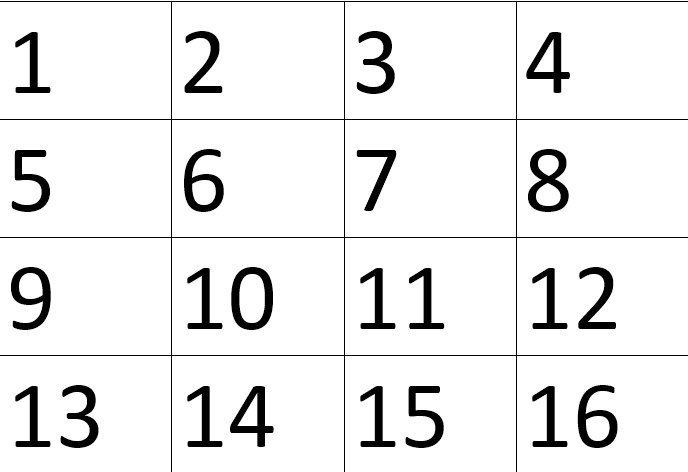
%> input picture im2.jpg, 688 x 472 px
$ octave puzzel.m   (GNU Octave 9; MATLAB toolbox functions it lacks are replaced by stand-ins)
%> lines starting %> are read from the running program, lines starting %| are printed output that depends on the picture
### creat.m
function s = creat
done = 0;
while done == 0
    m = reshape([randperm(15) 16],4,4);
    ind = find(m==14);
    ind1 = find(m==15);
    s=m;
    if abs(ind-ind1)<6 && abs(ind-ind1)>3
        done = 1;
    end
end

### puzzel.m

% Use Arrow keys
%                          \uparrow
%   \leftarrow   \downarrow   \rightarrow
%                                                 to move toward the empty
%                                                 space.
%% Init
clc;clear;close all;warning off;
im = imread('im2.jpg');
%> im is the input picture: size 472x688x3 uint8; min 0, max 255, mean 235.6
im1 = imresize(im,[800 800]);
imshow(im1);
text(250,300,'You Have 2 Mins To Solve it !','FontSize',18,'Color','y');
text(250,350,'          Use Arrow Keys : ','FontSize',14,'Color','y');
text(295,400,'            \uparrow','FontSize',20,'Color','y','FontWeight','Bold');
text(225,450,'            \leftarrow   \downarrow   \rightarrow','FontSize',20,'Color','y','FontWeight','Bold');
text(200,750,'Coded by Chakri(r111544)','FontSize',14,'Color','blue','FontWeight','Bold');
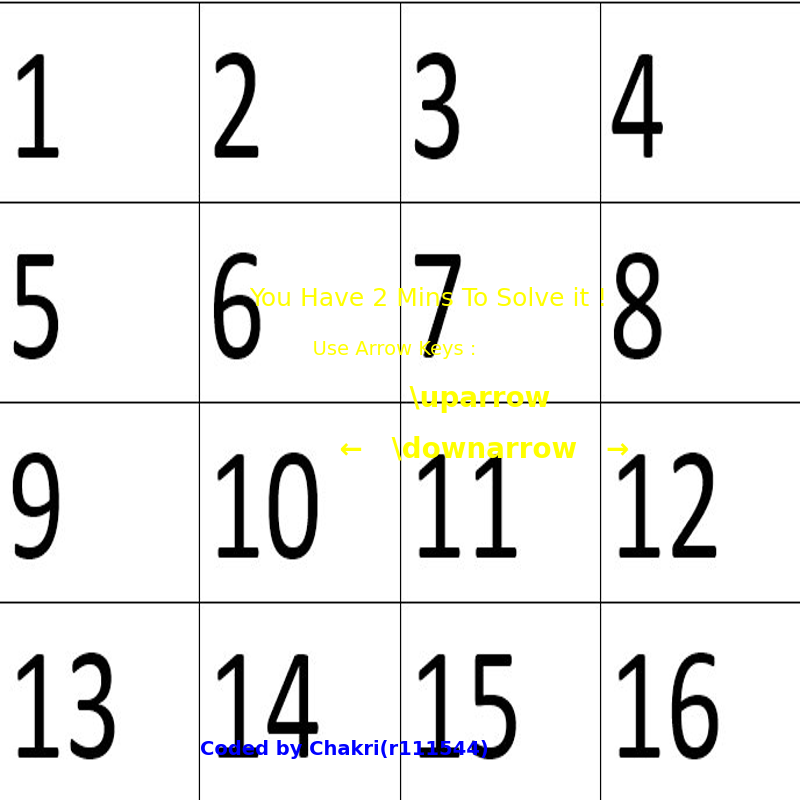
%> figure redrawn from the program's plot data
pause(5)
res=1;
for i = 1:3
    part1(:,:,i) = im1(1:200,1:200,i);
end
for i = 1:3
    part5(:,:,i) = im1(1:200,201:400,i);
end
for i = 1:3
    part9(:,:,i) = im1(1:200,401:600,i);
end
for i = 1:3
    part13(:,:,i) = im1(1:200,601:800,i);
end
for i = 1:3
    part2(:,:,i) = im1(201:400,1:200,i);
end
for i = 1:3
    part6(:,:,i) = im1(201:400,201:400,i);
end
for i = 1:3
    part10(:,:,i) = im1(201:400,401:600,i);
end
for i = 1:3
    part14(:,:,i) = im1(201:400,601:800,i);
end
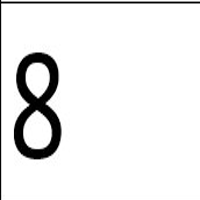
%> part14: size 200x200x3 uint8; min 0, max 255, mean 235.8
for i = 1:3
    part3(:,:,i) = im1(401:600,1:200,i);
end
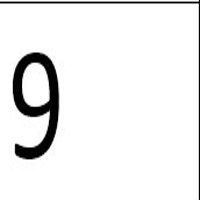
%> part3: size 200x200x3 uint8; min 0, max 255, mean 237.4
for i = 1:3
    part7(:,:,i) = im1(401:600,201:400,i);
end
for i = 1:3
    part11(:,:,i) = im1(401:600,401:600,i);
end
for i = 1:3
    part15(:,:,i) = im1(401:600,601:800,i);
end
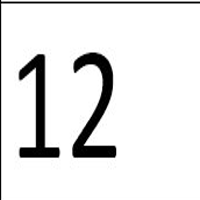
%> part15: size 200x200x3 uint8; min 0, max 255, mean 230.6
for i = 1:3
    part4(:,:,i) = im1(601:800,1:200,i);
end

for i = 1:3
    part8(:,:,i) = im1(601:800,201:400,i);
end
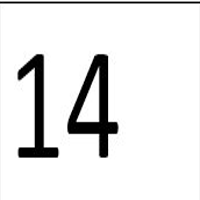
%> part8: size 200x200x3 uint8; min 0, max 255, mean 230.9
for i = 1:3
    part12(:,:,i) = im1(601:800,401:600,i);
end
for i = 1:3
    part91(:,:,i) = im1(601:800,601:800,i);
end
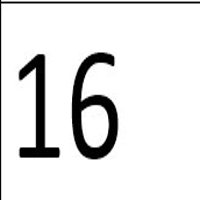
%> part91: size 200x200x3 uint8; min 0, max 255, mean 228.4
part16 = uint8(0.941*ones(200,200,3));
partf = {part1 part5 part9 part13 part2 part6 part10 part14 part3 part7 part11 part15 part4 part8 part12 part91};
%> partf = 16 items
part = {part1 part5 part9 part13 part2 part6 part10 part14 part3 part7 part11 part15 part4 part8 part12 part16};
%> part = 16 items
%%
part11 = cell(4,4);
s = creat;
for i = 1:16
    ind = s(i);
    part11(i) = part(ind);
end
%> after the loop, part11 = 16 items
part2 = part11;
%> part2 = 16 items
img = cell2mat(part2);
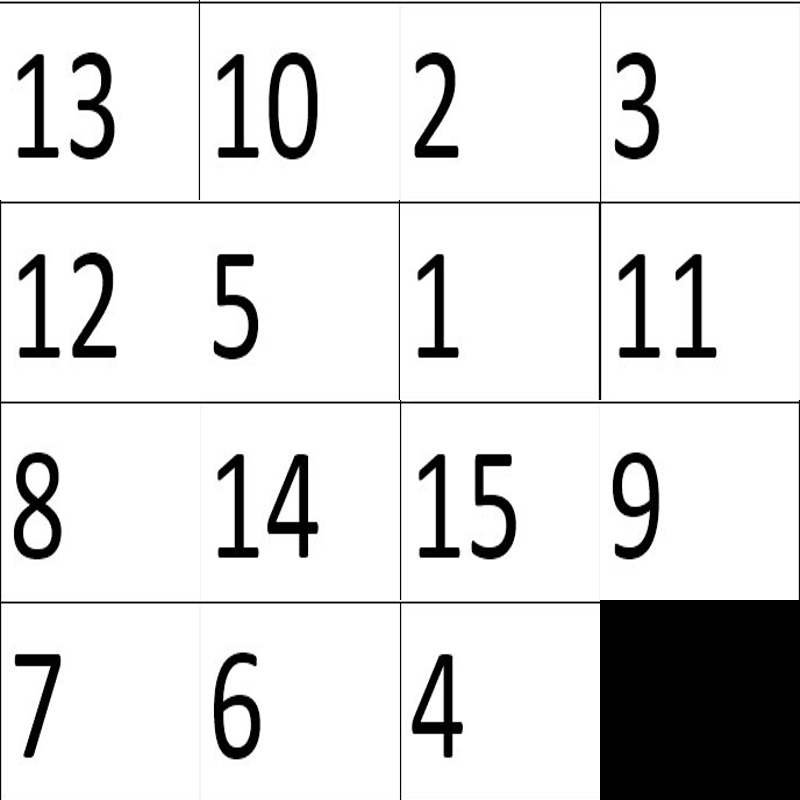
%> img: size 800x800x3 uint8; min 0, max 255, mean 221.2
imshow(img);
move = 0;
tic
%% PLAY
while ~isequal(s,[1:4;5:8;9:12;13:16])
    move = move + 1;
    k = waitforbuttonpress;
%> (the run ends here)
